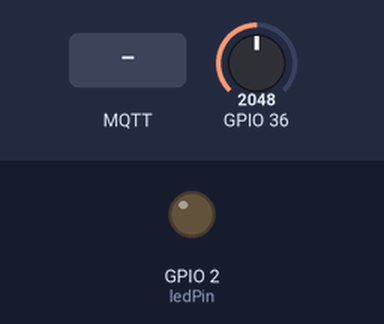
Bench run of a program on a simulated ESP32. Parts: output pins drawn as LEDs (lit = HIGH). Dashed ring = blinking. The inputs (shaded band) are chosen by the test bench; at power-on: GPIO 36 = 2048. WiFi joins after 1.5 s; servers stay silent unless stated; no MQTT or app messages arrive unless stated; what the program prints to the serial monitor is not drawn.

Above: at 2.7 s.
2.8 s: MQTT message "carlosjmarq/esp32" arrives on the first subscribed topic
At 2.99 s:
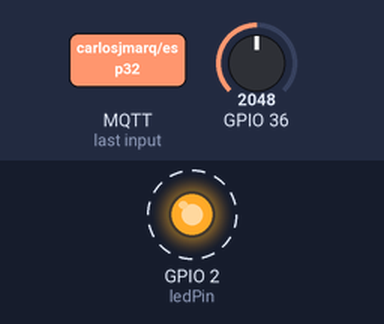
6.3 s: MQTT message "1" arrives on the first subscribed topic
At 6.67 s:
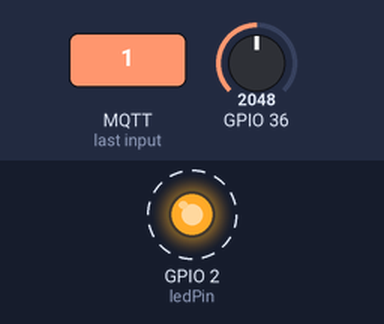
Timing chart, 0 to 17.5 s (numbered marks = the images above; inputs shaded):
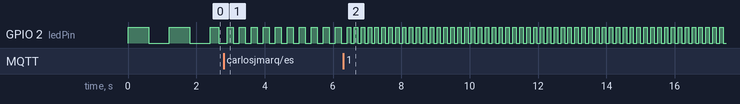

The program:

main.cpp
```cpp
#include <Arduino.h>
#include <WiFi.h>
#include <PubSubClient.h>
#include <Wire.h>
#include <freertos/task.h>
#include <freertos/queue.h>
#include <driver/adc.h>
#include <driver/gpio.h>

#define SAMPLES_PERIOD 250
#define SAMPLES_NUMBER 16

TaskHandle_t xHandle_http_task = NULL;
TaskHandle_t xHandle_adc_task = NULL;
TaskHandle_t xHandle_mqtt_sender_task = NULL;

QueueHandle_t adcQueue;
WiFiClient espClient;
PubSubClient client(espClient);

const int ledPin = 2;
const int queueSize = 4;
long lastMsg = 0;
static int wifiConnected = 0;
static int blinkMode = 0;
const char* mqtt_server = "public.mqtthq.com";

void reconnect() {
  // Loop until we're reconnected
  while (!client.connected()) {
    Serial.print("Attempting MQTT connection...");
    // Attempt to connect
    if (client.connect("ESP32Client-carlosjmarq")) {
      Serial.println("connected");
      // Subscribe
      client.subscribe("carlosjmarq/esp32");
    } else {
      Serial.print("failed, rc=");
      Serial.print(client.state());
      Serial.println(" try again in 5 seconds");
      // Wait 5 seconds before retrying
      delay(5000);
    }
  }
}

void callback(char* topic, byte* message, unsigned int length) {
  printf("Message arrived on topic: %s", topic);
  String messageTemp;

  for (int i = 0; i < length; i++) {
    messageTemp += (char)message[i];
  }

  printf(". Message: %s \n", messageTemp);

  if (String(topic) == "carlosjmarq/esp32") {
    printf("Changing blink mode \n");
    blinkMode += 1;
    if (blinkMode == 3) {
      blinkMode = 0;
    }
  }
}

void blinkLed(void *pvParameters) {
  pinMode(ledPin, OUTPUT);
  while (true) {
    int *wifiConnected = (int *)pvParameters;
    TickType_t delayTime;
    if (*wifiConnected) {
      if (blinkMode == 0) {
        delayTime = pdMS_TO_TICKS(250);
      } else if (blinkMode == 1) {
        delayTime = pdMS_TO_TICKS(175);
      } else if (blinkMode == 2) {
        delayTime = pdMS_TO_TICKS(100);
      }
    } else {
      delayTime = pdMS_TO_TICKS(600);
    }
    digitalWrite(ledPin, HIGH); // Encender el LED
    vTaskDelay(delayTime);
    digitalWrite(ledPin, LOW); // Apagar el LED
    vTaskDelay(delayTime);
  }
}


void readAdcTask(void *pvParameters) {
  gpio_set_direction(GPIO_NUM_36, GPIO_MODE_INPUT);

  adc1_config_channel_atten(ADC1_CHANNEL_0, ADC_ATTEN_DB_11);
  adc1_channel_t channel = ADC1_CHANNEL_0;

  adc_bits_width_t adcWidth = ADC_WIDTH_BIT_12;

  uint32_t muestras[SAMPLES_NUMBER], promedio;
  int i = 0;
  int adcValue = adc1_get_raw(ADC1_CHANNEL_0); // Leer el valor del ADC1 del canal 0

  for (int j = 0; j < SAMPLES_NUMBER; j++)
        muestras[j] = adcValue;

  while (true) {
    adcValue = adc1_get_raw(ADC1_CHANNEL_0); // Leer el valor del ADC1 del canal 0
    printf("ADC Value raw: %d \n", adcValue); //Se imprime valor obtenido
    muestras[i++] = adcValue;
    promedio = 0;
    for (int j = 0; j < SAMPLES_NUMBER; j++)
      promedio = promedio + muestras[j] / SAMPLES_NUMBER;
    xQueueSend(adcQueue, &promedio, portMAX_DELAY);
    if (i >= SAMPLES_NUMBER)
      i = 0;
    vTaskDelay(pdMS_TO_TICKS(10000));
  }
}

void sendMQTTmessage(void *pvParameters) {
  while (true) {
    if (!client.connected()) {
      reconnect();
    }
    client.loop();
    long now = millis();
    uint32_t data;
    if (now - lastMsg > 10000 && uxQueueMessagesWaiting(adcQueue) > 0) {
      lastMsg = now;
      xQueueReceive(adcQueue, &data, portMAX_DELAY);
      printf("data a enviar por MQTT: %d \n", data); //Se imprime valor obtenido
      char tempString[8];
      String str;
      str = String(data);
      str.toCharArray(tempString, 5);


      printf("MQTT tempString: %d \n", tempString); //Se imprime valor obtenido
      client.publish("carlosjmarq/voltage-raw", tempString);
    }
  }

}

void initWiFi(int *wifiConnected)
{
  const char *network = "Itadori";
  const char *password = "jujutsu2023";
  WiFi.begin(network, password);

  while (WiFi.status() != WL_CONNECTED)
  {
    vTaskDelay(500 / portTICK_PERIOD_MS);
    Serial.println("Conectando a red wifi...");
    Serial.println(WiFi.status());
  }
  *wifiConnected = 1;
}


void setup() {
  Serial.begin(115200);

  xTaskCreatePinnedToCore(blinkLed, "Led blinking", configMINIMAL_STACK_SIZE, &wifiConnected, 5, &xHandle_http_task, 0);

  initWiFi(&wifiConnected);

  client.setServer(mqtt_server, 1883);
  client.setCallback(callback);

  adcQueue = xQueueCreate(10, sizeof(uint32_t));

  while (adcQueue == NULL) {
    vTaskDelay(pdMS_TO_TICKS(200));
    Serial.println("esperando adc Queue");
  }


  xTaskCreatePinnedToCore(readAdcTask, "Adc Reader", configMINIMAL_STACK_SIZE * 8, NULL, 3, &xHandle_adc_task, 1);
  xTaskCreatePinnedToCore(sendMQTTmessage, "MQTT Sender", configMINIMAL_STACK_SIZE * 8, NULL, 3, &xHandle_mqtt_sender_task, 1);

}

void loop() {
}
```

Measured:
- after the input at 2.8 s, GPIO 2 (ledPin): alternates HIGH for 0.18 s and LOW for 0.18 s, starting after 0.28 s
- after the input at 6.3 s, GPIO 2 (ledPin): alternates HIGH for 0.10 s and LOW for 0.10 s, starting after 0.22 s
